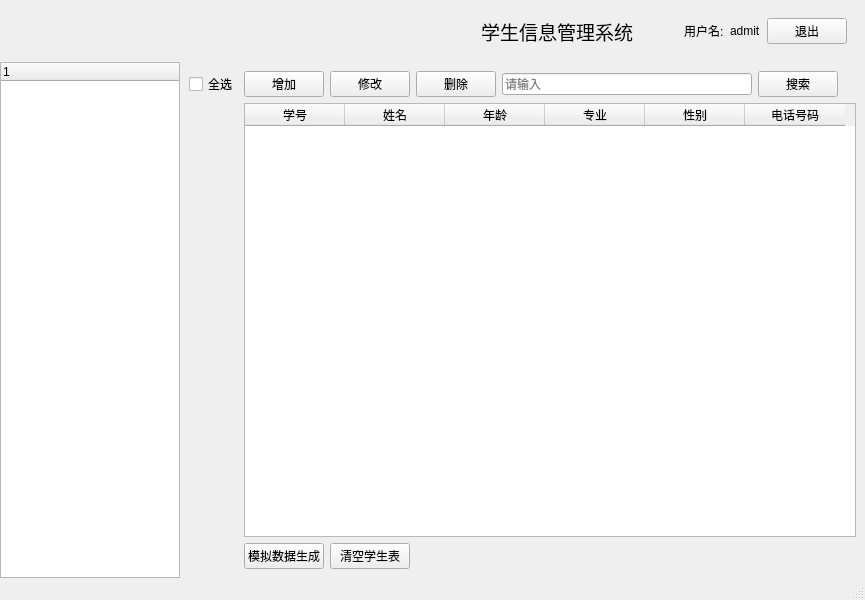
<?xml version="1.0" encoding="UTF-8"?>
<ui version="4.0">
 <class>MainWindow</class>
 <widget class="QMainWindow" name="MainWindow">
  <property name="geometry">
   <rect>
    <x>0</x>
    <y>0</y>
    <width>865</width>
    <height>600</height>
   </rect>
  </property>
  <property name="minimumSize">
   <size>
    <width>865</width>
    <height>500</height>
   </size>
  </property>
  <property name="windowTitle">
   <string>学生信息管理系统</string>
  </property>
  <property name="toolTip">
   <string>学生信息管理系统</string>
  </property>
  <property name="styleSheet">
   <string notr="true"/>
  </property>
  <widget class="QWidget" name="centralwidget">
   <property name="styleSheet">
    <string notr="true"/>
   </property>
   <layout class="QGridLayout" name="gridLayout_3">
    <property name="leftMargin">
     <number>0</number>
    </property>
    <property name="topMargin">
     <number>0</number>
    </property>
    <property name="rightMargin">
     <number>0</number>
    </property>
    <property name="bottomMargin">
     <number>0</number>
    </property>
    <property name="spacing">
     <number>0</number>
    </property>
    <item row="0" column="0" colspan="2">
     <widget class="QWidget" name="title" native="true">
      <property name="styleSheet">
       <string notr="true"/>
      </property>
      <layout class="QGridLayout" name="gridLayout_2" columnstretch="1,0,0">
       <item row="0" column="0">
        <spacer name="horizontalSpacer">
         <property name="orientation">
          <enum>Qt::Horizontal</enum>
         </property>
         <property name="sizeHint" stdset="0">
          <size>
           <width>237</width>
           <height>20</height>
          </size>
         </property>
        </spacer>
       </item>
       <item row="0" column="2">
        <layout class="QHBoxLayout" name="horizontalLayout">
         <item>
          <widget class="QLabel" name="label_2">
           <property name="minimumSize">
            <size>
             <width>30</width>
             <height>30</height>
            </size>
           </property>
           <property name="maximumSize">
            <size>
             <width>30</width>
             <height>30</height>
            </size>
           </property>
           <property name="styleSheet">
            <string notr="true">border-image: url(:/icons/user.png);</string>
           </property>
           <property name="text">
            <string/>
           </property>
          </widget>
         </item>
         <item>
          <widget class="QWidget" name="widget_2" native="true">
           <layout class="QGridLayout" name="gridLayout">
            <item row="0" column="2">
             <widget class="QPushButton" name="btn_quit">
              <property name="maximumSize">
               <size>
                <width>16777215</width>
                <height>60</height>
               </size>
              </property>
              <property name="styleSheet">
               <string notr="true"/>
              </property>
              <property name="text">
               <string>退出</string>
              </property>
             </widget>
            </item>
            <item row="0" column="0">
             <widget class="QLabel" name="label_3">
              <property name="text">
               <string>用户名:</string>
              </property>
             </widget>
            </item>
            <item row="0" column="1">
             <widget class="QLabel" name="userName">
              <property name="text">
               <string>admit</string>
              </property>
             </widget>
            </item>
           </layout>
          </widget>
         </item>
        </layout>
       </item>
       <item row="0" column="1">
        <widget class="QLabel" name="label">
         <property name="font">
          <font>
           <pointsize>14</pointsize>
          </font>
         </property>
         <property name="styleSheet">
          <string notr="true"/>
         </property>
         <property name="text">
          <string>学生信息管理系统</string>
         </property>
         <property name="alignment">
          <set>Qt::AlignCenter</set>
         </property>
        </widget>
       </item>
      </layout>
     </widget>
    </item>
    <item row="1" column="0">
     <widget class="QTreeWidget" name="treeWidget">
      <property name="maximumSize">
       <size>
        <width>180</width>
        <height>16777215</height>
       </size>
      </property>
      <column>
       <property name="text">
        <string notr="true">1</string>
       </property>
      </column>
     </widget>
    </item>
    <item row="1" column="1">
     <widget class="QStackedWidget" name="stackedWidget">
      <property name="maximumSize">
       <size>
        <width>1677777</width>
        <height>16777215</height>
       </size>
      </property>
      <property name="styleSheet">
       <string notr="true"/>
      </property>
      <widget class="QWidget" name="stuPage">
       <layout class="QGridLayout" name="gridLayout_4">
        <item row="1" column="5">
         <widget class="QPushButton" name="btn_search">
          <property name="text">
           <string>搜索</string>
          </property>
         </widget>
        </item>
        <item row="2" column="1" colspan="8">
         <widget class="QTableWidget" name="tableWidget">
          <attribute name="verticalHeaderVisible">
           <bool>false</bool>
          </attribute>
          <column>
           <property name="text">
            <string>学号</string>
           </property>
          </column>
          <column>
           <property name="text">
            <string>姓名</string>
           </property>
          </column>
          <column>
           <property name="text">
            <string>年龄</string>
           </property>
          </column>
          <column>
           <property name="text">
            <string>专业</string>
           </property>
          </column>
          <column>
           <property name="text">
            <string>性别</string>
           </property>
          </column>
          <column>
           <property name="text">
            <string>电话号码</string>
           </property>
          </column>
         </widget>
        </item>
        <item row="1" column="4">
         <widget class="QLineEdit" name="le_search">
          <property name="placeholderText">
           <string>请输入</string>
          </property>
         </widget>
        </item>
        <item row="1" column="0">
         <widget class="QCheckBox" name="checkBox">
          <property name="text">
           <string>全选</string>
          </property>
         </widget>
        </item>
        <item row="1" column="1">
         <widget class="QPushButton" name="btn_add">
          <property name="text">
           <string>增加</string>
          </property>
         </widget>
        </item>
        <item row="1" column="3">
         <widget class="QPushButton" name="btu_del">
          <property name="text">
           <string>删除</string>
          </property>
         </widget>
        </item>
        <item row="1" column="2">
         <widget class="QPushButton" name="btu_update">
          <property name="text">
           <string>修改</string>
          </property>
         </widget>
        </item>
        <item row="3" column="1">
         <widget class="QPushButton" name="btu_simulation">
          <property name="text">
           <string>模拟数据生成</string>
          </property>
         </widget>
        </item>
        <item row="3" column="3">
         <widget class="QLabel" name="lb_count">
          <property name="styleSheet">
           <string notr="true">color: rgb(255, 0, 0);</string>
          </property>
          <property name="text">
           <string/>
          </property>
         </widget>
        </item>
        <item row="3" column="2">
         <widget class="QPushButton" name="btn_clear">
          <property name="text">
           <string>清空学生表</string>
          </property>
         </widget>
        </item>
       </layout>
      </widget>
      <widget class="QWidget" name="userPage">
       <widget class="QPushButton" name="pushButton">
        <property name="geometry">
         <rect>
          <x>60</x>
          <y>60</y>
          <width>107</width>
          <height>29</height>
         </rect>
        </property>
        <property name="text">
         <string>增加</string>
        </property>
       </widget>
      </widget>
     </widget>
    </item>
   </layout>
  </widget>
  <widget class="QMenuBar" name="menubar">
   <property name="geometry">
    <rect>
     <x>0</x>
     <y>0</y>
     <width>865</width>
     <height>25</height>
    </rect>
   </property>
  </widget>
  <widget class="QStatusBar" name="statusbar"/>
 </widget>
 <resources/>
 <connections/>
</ui>
